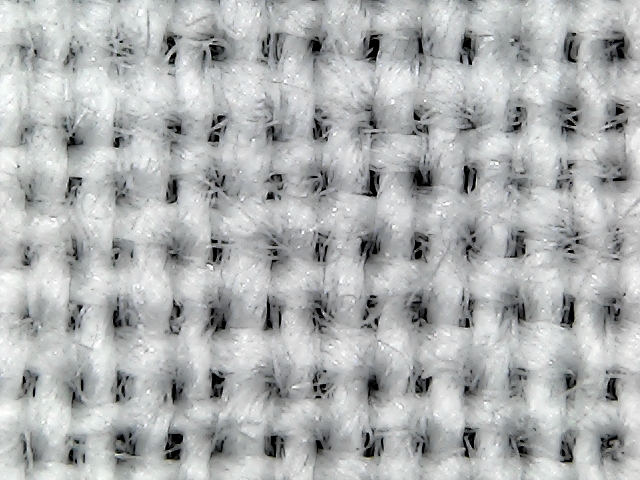
%> input picture 21.jpg, 640 x 480 px
$ octave --eval "result = hasHoles(imread('21.jpg'));"   (GNU Octave 9; MATLAB toolbox functions it lacks are replaced by stand-ins)
%> lines starting %> are read from the running program, lines starting %| are printed output that depends on the picture; in (x1, y1, x2, y2) boxes, pixels count from 0 and x2, y2 are one past the last pixel; in counts of white or black regions, pixels touching at a corner belong together; the program's own positions count from 1
function b = hasHoles(I)
   Ipross = 1-im2bw(I);
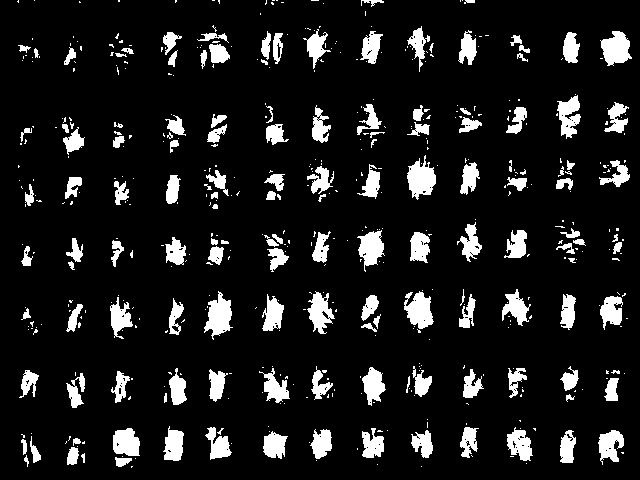
%> Ipross: size 480x640 double; values 0 (black) and 1 (white), 11.1% white; 522 white regions (380 under 20 px), largest, box (x1, y1, x2, y2) and area: (407, 155, 436, 200) 780, (204, 291, 233, 340) 780, (404, 291, 434, 329) 735
    figure, imshow(Ipross);
    % clean the holes
    SE = strel('square',5);
    SE2= strel('square',2);
    SE3 = strel('square',5);
    %cleans the image to make it more square
    IE = imclose(Ipross,SE);
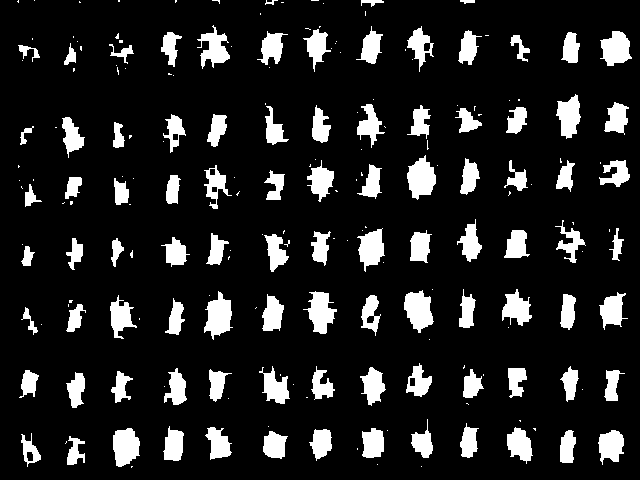
%> IE: size 480x640 double; values 0 (black) and 1 (white), 13.3% white; 206 white regions (112 under 20 px), largest, box (x1, y1, x2, y2) and area: (407, 155, 436, 200) 853, (404, 290, 434, 333) 843, (204, 291, 233, 340) 838
    IE = imopen(IE,SE2);
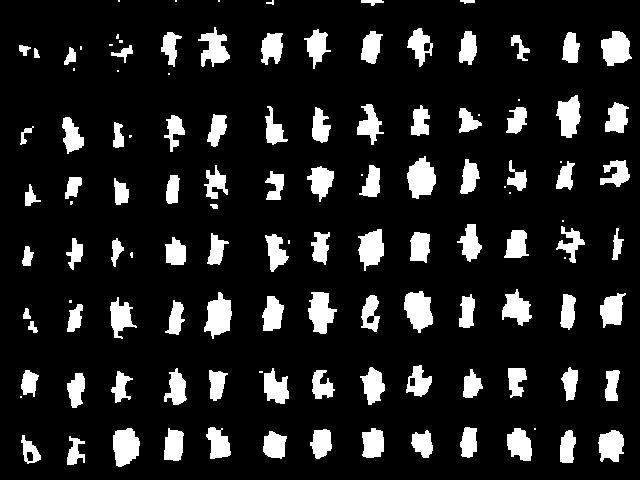
%> IE: size 480x640 double; values 0 (black) and 1 (white), 13% white; 123 white regions (26 under 20 px), largest, box (x1, y1, x2, y2) and area: (407, 156, 436, 199) 850, (404, 291, 433, 333) 840, (204, 292, 232, 339) 829
    IE = imdilate(IE,SE3);
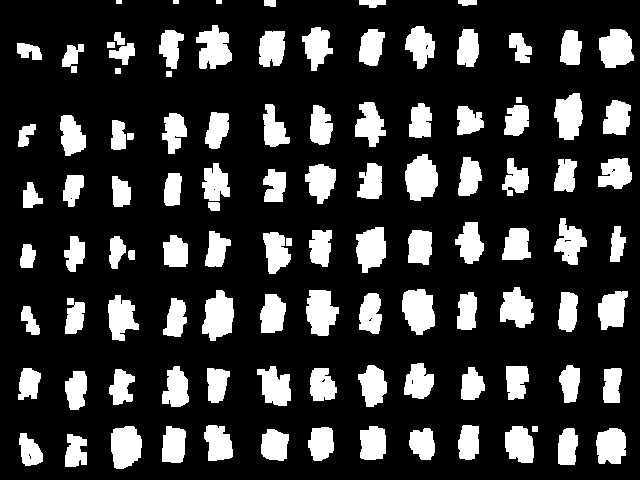
%> IE: size 480x640 double; values 0 (black) and 1 (white), 20.8% white; 107 white regions, largest, box (x1, y1, x2, y2) and area: (405, 154, 438, 201) 1154, (202, 290, 234, 341) 1153, (402, 289, 435, 335) 1148
    figure, imshow(IE);
    %gets the edge blobs removed.
    Im = imclearborder(IE,8);
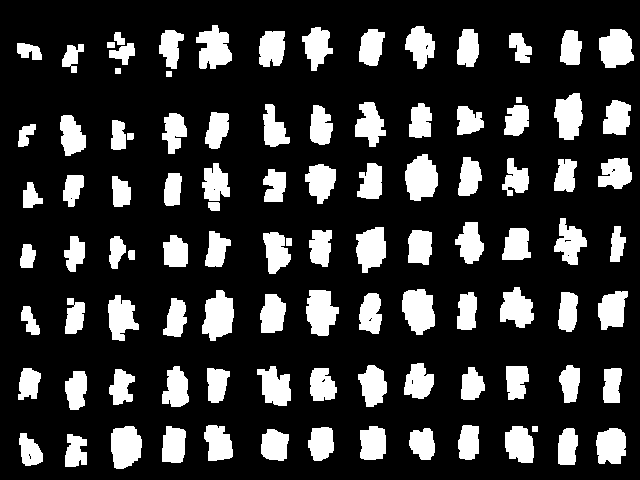
%> Im: size 480x640 double; values 0 (black) and 1 (white), 20.7% white; 101 white regions
    %if there are more than 10 blobs, this means that the image has holes in it
    %and it is ready for hole extraction. Also less than 1000 in the event of
    %many noise holes that did not get smoothed by the noise removal.
    [L,N] = bwlabel(Im);
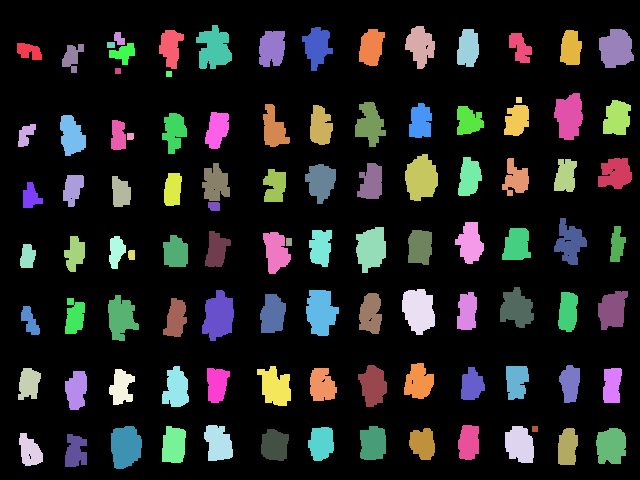
%> L: size 480x640 double; 102 distinct labels, from 0 to 101; one colour per label, 0 black
%> N = 101
    b = 0;
    if(N < 1000 && N > 10)
        b = 1;
    else
        b = 0;
    end
    %Get The average area of all holes in the image

    if(b == 1)
        f = regionprops(L);
%> f = 101 regions; largest, box (x1, y1, x2, y2), Area and Centroid: (405, 154, 438, 201) 1154 [421.9 178.8], (202, 290, 234, 341) 1153 [219.1 316.7], (402, 289, 435, 335) 1148 [419.2 311], (306, 290, 339, 336) 1099 [321.4 312.6], (111, 426, 142, 469) 1080 [126.2 447.3]
        avgArea = 0;
        for i = 1:length(f)
            avgArea = avgArea + f(i).Area(1);
        end
%> this loop made 101 passes
%> avgArea on passes 1 to 12: 304, 558, 1108, 1641, 1942, 2257, 2588, 3342, 3696, 4173, 4676, 5216
%> after the loop, avgArea = 63620
        avgArea =avgArea/length(f);
%> avgArea = 629.9
        %Get the standard deviation of the blobs
        sigma = 0;
        for i = 1:length(f)
            t = f(i).Area(1) - avgArea;
            sigma = sigma + (t*t);
        end
%> this loop made 101 passes
%> (t, sigma) on passes 1 to 12: (-325.9, 106211.5), (-375.9, 247513), (-79.9, 253897.2), (-96.9, 263287), (-328.9, 371462.8), (-314.9, 470625.5), (-298.9, 559967.3), (124.1, 575367.8), (-275.9, 651489.2), (-152.9, 674867.9), (-126.9, 690971.8), (-89.9, 699054)
%> after the loop, sigma = 7361013
        sigma = sigma / length(f);
%> sigma = 72881.3
        sigma = sqrt(sigma);
%> sigma = 270

        %count again leaving out the outliers.
        count = 0;
        lb = avgArea -(1.5*sigma);
%> lb = 225
        hb = avgArea +(1.5*sigma);
%> hb = 1034.8
        for i = 1:length(f)
            x = f(i).Area(1);
            if( x < hb && x > lb)
                count = count + 1;
            end
        end
%> this loop made 101 passes
%> x on passes 1 to 12: 304, 254, 550, 533, 301, 315, 331, 754, 354, 477, 503, 540
%> after the loop, count = 84

        %Once again, if the new count is greater than 10 we can be fairly
        %certain that there are enough holes in the image to make an estimation
        %about the quality of the fabric.
        if(count < 1000 && count > 10)
            b = 1;
        else
            b = 0;
        end
    end
    %At the end, if the output is 1 there are approppriate holes, if it is
    %0 there are no appropriate holes.
end

$ run again, on 22.jpg
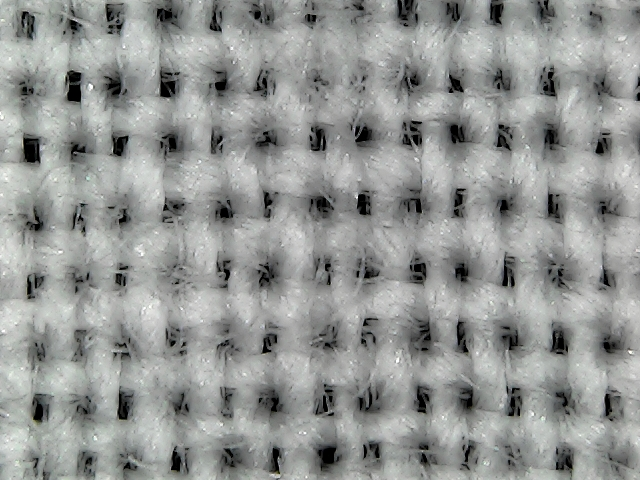
%> input picture 22.jpg, 640 x 480 px
%> in hasHoles, `Ipross = 1-im2bw(I);`:
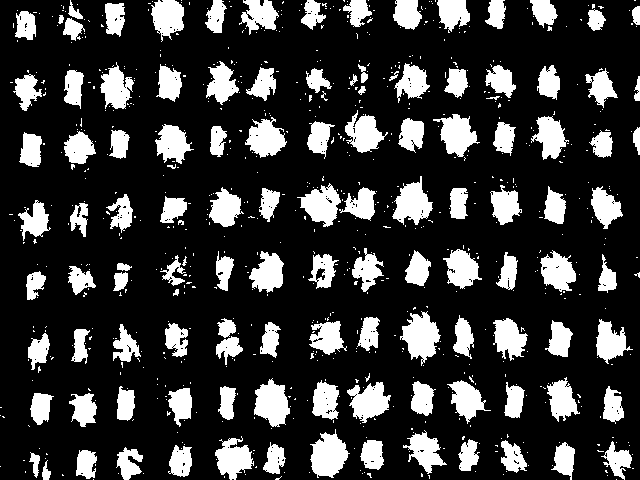
%> Ipross: size 480x640 double; values 0 (black) and 1 (white), 22% white; 761 white regions (640 under 20 px), largest, box (x1, y1, x2, y2) and area: (400, 311, 441, 366) 1257, (310, 429, 350, 478) 1225, (254, 378, 290, 427) 1160
%> Im: size 480x640 double; values 0 (black) and 1 (white), 28.6% white; 94 white regions
%> in hasHoles, `[L,N] = bwlabel(Im);`:
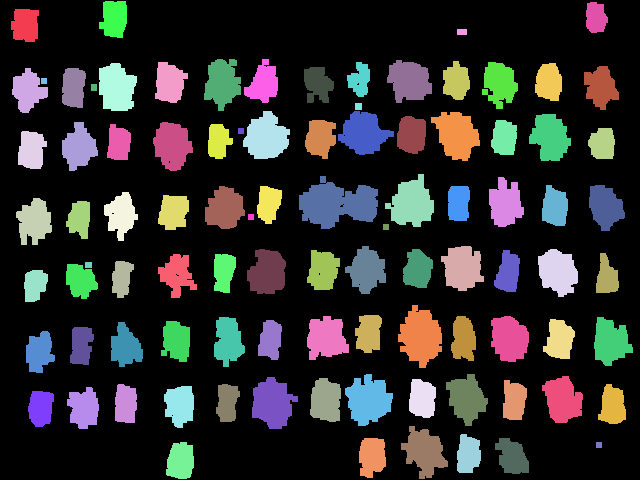
%> L: size 480x640 double; 95 distinct labels, from 0 to 94; one colour per label, 0 black
%> N = 94
%> f = 94 regions; largest, box (x1, y1, x2, y2), Area and Centroid: (299, 176, 378, 229) 2646 [338.1 204.5], (398, 305, 442, 368) 1843 [421.2 337.2], (345, 374, 393, 426) 1667 [369 400.7], (385, 174, 434, 227) 1619 [412.3 204], (252, 377, 298, 429) 1604 [273.3 403.9]
%> the loop in hasHoles, `for i = 1:length(f)` made 94 passes
%> avgArea on passes 1 to 8: 782, 1773, 2931, 3793, 4397, 5257, 6010, 6046
%> after the loop in hasHoles, `for i = 1:length(f)`: avgArea = 87864
%> in hasHoles, `avgArea =avgArea/length(f);`: avgArea = 934.7
%> the loop in hasHoles, `for i = 1:length(f)` made 94 passes
%> (t, sigma) on passes 1 to 8: (-152.7, 23324.4), (56.28, 26491.5), (223.3, 76343.9), (-72.72, 81632.6), (-330.7, 191010.6), (-74.72, 196594.2), (-181.7, 229617.6), (-898.7, 1037321.3)
%> after the loop in hasHoles, `for i = 1:length(f)`: sigma = 18319286.8
%> in hasHoles, `sigma = sigma / length(f);`: sigma = 194886
%> in hasHoles, `sigma = sqrt(sigma);`: sigma = 441.5
%> lb = 272.5
%> hb = 1596.9
%> the loop in hasHoles, `for i = 1:length(f)` made 94 passes
%> x on passes 1 to 8: 782, 991, 1158, 862, 604, 860, 753, 36
%> after the loop in hasHoles, `for i = 1:length(f)`: count = 80

$ run again, on 23.jpg
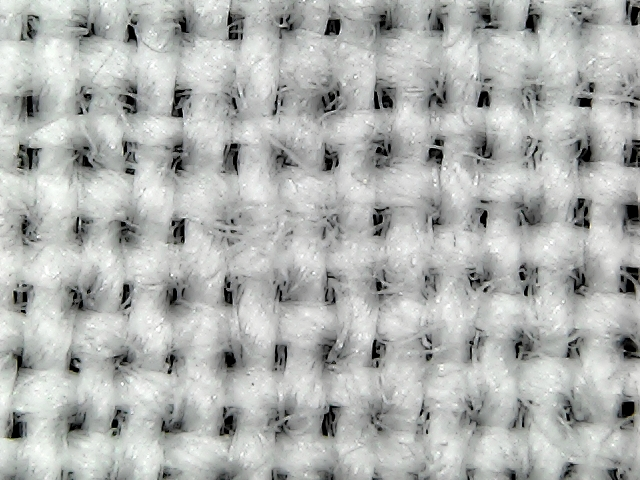
%> input picture 23.jpg, 640 x 480 px
%> in hasHoles, `Ipross = 1-im2bw(I);`:
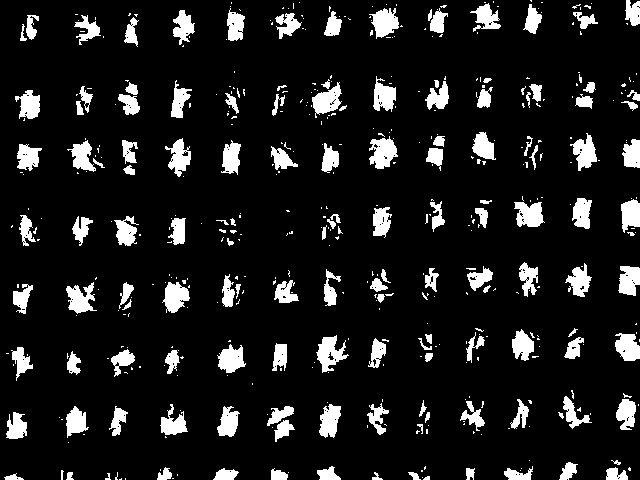
%> Ipross: size 480x640 double; values 0 (black) and 1 (white), 11.3% white; 484 white regions (344 under 20 px), largest, box (x1, y1, x2, y2) and area: (316, 335, 349, 373) 617, (369, 136, 398, 169) 612, (514, 202, 545, 227) 564
%> Im: size 480x640 double; values 0 (black) and 1 (white), 18% white; 90 white regions
%> in hasHoles, `[L,N] = bwlabel(Im);`:
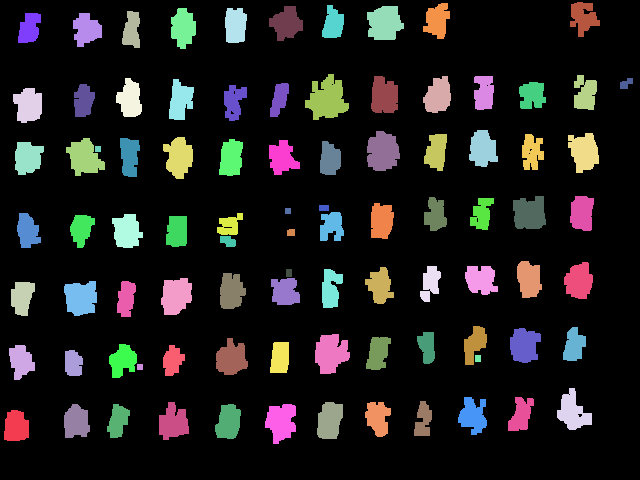
%> L: size 480x640 double; 91 distinct labels, from 0 to 90; one colour per label, 0 black
%> N = 90
%> f = 90 regions; largest, box (x1, y1, x2, y2), Area and Centroid: (305, 74, 349, 120) 1254 [327.7 99.6], (367, 131, 400, 171) 1036 [383.3 152.2], (315, 334, 350, 374) 1013 [331.5 353.9], (367, 6, 404, 40) 978 [385.2 23.8], (64, 281, 97, 316) 924 [81.5 298.6]
%> the loop in hasHoles, `for i = 1:length(f)` made 90 passes
%> avgArea on passes 1 to 8: 652, 1267, 1881, 2657, 3399, 3994, 4516, 5440
%> after the loop in hasHoles, `for i = 1:length(f)`: avgArea = 55291
%> in hasHoles, `avgArea =avgArea/length(f);`: avgArea = 614.3
%> the loop in hasHoles, `for i = 1:length(f)` made 90 passes
%> (t, sigma) on passes 1 to 8: (37.66, 1417.9), (0.656, 1418.4), (-0.344, 1418.5), (161.7, 27551), (127.7, 43846.9), (-19.34, 44221.2), (-92.34, 52748.7), (309.7, 148635.2)
%> after the loop in hasHoles, `for i = 1:length(f)`: sigma = 5159266.3
%> in hasHoles, `sigma = sigma / length(f);`: sigma = 57325.2
%> in hasHoles, `sigma = sqrt(sigma);`: sigma = 239.4
%> lb = 255.2
%> hb = 973.5
%> the loop in hasHoles, `for i = 1:length(f)` made 90 passes
%> x on passes 1 to 8: 652, 615, 614, 776, 742, 595, 522, 924
%> after the loop in hasHoles, `for i = 1:length(f)`: count = 77

$ run again, on 24.jpg
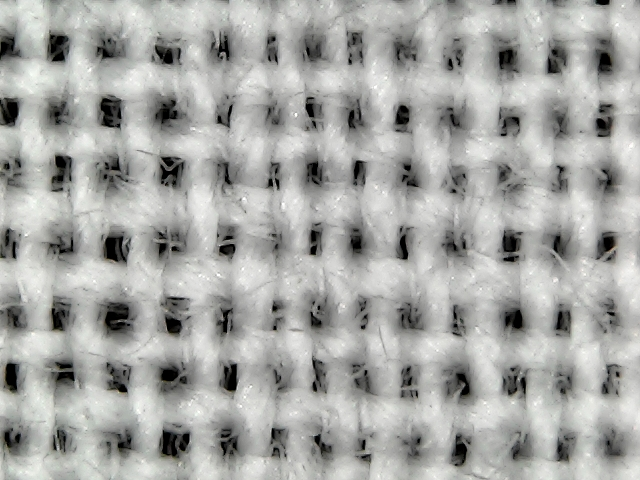
%> input picture 24.jpg, 640 x 480 px
%> in hasHoles, `Ipross = 1-im2bw(I);`:
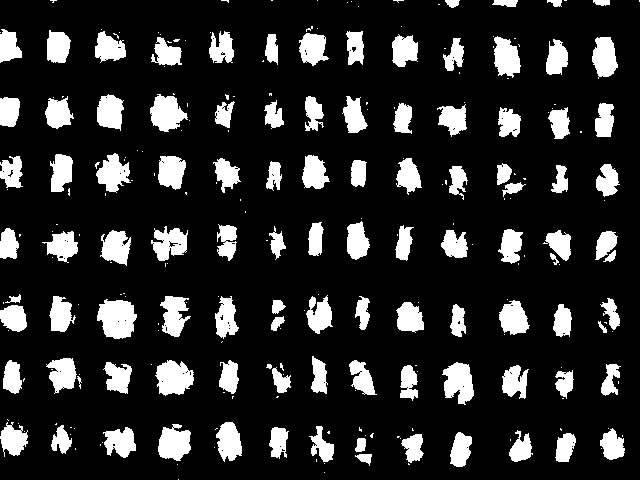
%> Ipross: size 480x640 double; values 0 (black) and 1 (white), 16.6% white; 257 white regions (153 under 20 px), largest, box (x1, y1, x2, y2) and area: (97, 299, 137, 339) 1196, (155, 360, 194, 396) 1000, (442, 362, 474, 405) 933
%> Im: size 480x640 double; values 0 (black) and 1 (white), 23.6% white; 90 white regions
%> in hasHoles, `[L,N] = bwlabel(Im);`:
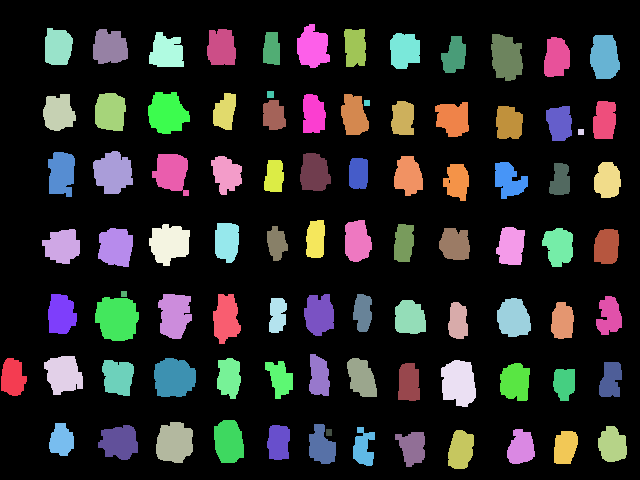
%> L: size 480x640 double; 91 distinct labels, from 0 to 90; one colour per label, 0 black
%> N = 90
%> f = 90 regions; largest, box (x1, y1, x2, y2), Area and Centroid: (95, 297, 139, 341) 1556 [117.7 319], (154, 358, 196, 397) 1351 [174.6 378.5], (441, 360, 476, 407) 1300 [459.3 383.5], (148, 92, 190, 134) 1291 [167.8 113.8], (93, 151, 133, 194) 1264 [113.7 173.3]
%> the loop in hasHoles, `for i = 1:length(f)` made 90 passes
%> avgArea on passes 1 to 8: 744, 1715, 2644, 3762, 4642, 5633, 6562, 7184
%> after the loop in hasHoles, `for i = 1:length(f)`: avgArea = 72586
%> in hasHoles, `avgArea =avgArea/length(f);`: avgArea = 806.5
%> the loop in hasHoles, `for i = 1:length(f)` made 90 passes
%> (t, sigma) on passes 1 to 8: (-62.51, 3907.6), (164.5, 30964.2), (122.5, 45967.8), (311.5, 142993.1), (73.49, 148393.7), (184.5, 182429.9), (122.5, 197433.4), (-184.5, 231477.7)
%> after the loop in hasHoles, `for i = 1:length(f)`: sigma = 7151644.5
%> in hasHoles, `sigma = sigma / length(f);`: sigma = 79462.7
%> in hasHoles, `sigma = sqrt(sigma);`: sigma = 281.9
%> lb = 383.7
%> hb = 1229.3
%> the loop in hasHoles, `for i = 1:length(f)` made 90 passes
%> x on passes 1 to 8: 744, 971, 929, 1118, 880, 991, 929, 622
%> after the loop in hasHoles, `for i = 1:length(f)`: count = 78
